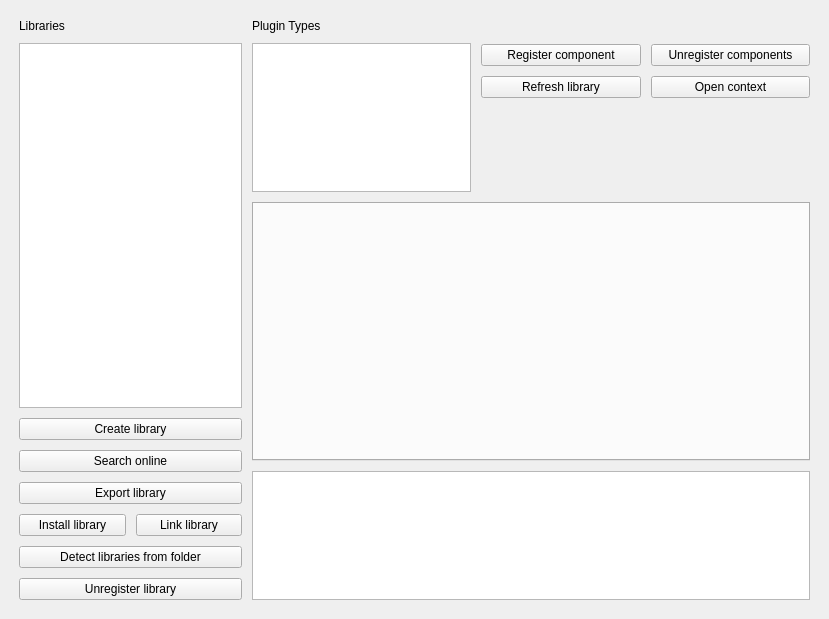
<?xml version="1.0" encoding="UTF-8"?>
<ui version="4.0">
 <class>MainWindow</class>
 <widget class="QMainWindow" name="MainWindow">
  <property name="geometry">
   <rect>
    <x>0</x>
    <y>0</y>
    <width>829</width>
    <height>619</height>
   </rect>
  </property>
  <property name="windowTitle">
   <string>MainWindow</string>
  </property>
  <widget class="QWidget" name="centralwidget">
   <layout class="QHBoxLayout" name="horizontalLayout_2">
    <item>
     <layout class="QHBoxLayout" name="horizontalLayout" stretch="4,10">
      <property name="spacing">
       <number>10</number>
      </property>
      <property name="leftMargin">
       <number>10</number>
      </property>
      <property name="topMargin">
       <number>10</number>
      </property>
      <property name="rightMargin">
       <number>10</number>
      </property>
      <property name="bottomMargin">
       <number>10</number>
      </property>
      <item>
       <layout class="QVBoxLayout" name="verticalLayout">
        <item>
         <widget class="QLabel" name="label">
          <property name="text">
           <string>Libraries</string>
          </property>
         </widget>
        </item>
        <item>
         <widget class="QListWidget" name="libraryListWidget">
          <property name="cursor" stdset="0">
           <cursorShape>ArrowCursor</cursorShape>
          </property>
          <property name="focusPolicy">
           <enum>Qt::NoFocus</enum>
          </property>
         </widget>
        </item>
        <item>
         <layout class="QHBoxLayout" name="horizontalLayout_4">
          <property name="topMargin">
           <number>0</number>
          </property>
          <item>
           <layout class="QVBoxLayout" name="verticalLayout_4">
            <property name="rightMargin">
             <number>0</number>
            </property>
            <item>
             <widget class="QPushButton" name="createLibraryBtn">
              <property name="cursor">
               <cursorShape>PointingHandCursor</cursorShape>
              </property>
              <property name="text">
               <string>Create library</string>
              </property>
             </widget>
            </item>
            <item>
             <widget class="QPushButton" name="searchOnlineBtn">
              <property name="cursor">
               <cursorShape>PointingHandCursor</cursorShape>
              </property>
              <property name="text">
               <string>Search online</string>
              </property>
             </widget>
            </item>
            <item>
             <widget class="QPushButton" name="exportLibraryBtn">
              <property name="cursor">
               <cursorShape>PointingHandCursor</cursorShape>
              </property>
              <property name="text">
               <string>Export library</string>
              </property>
             </widget>
            </item>
            <item>
             <layout class="QHBoxLayout" name="horizontalLayout_3">
              <property name="topMargin">
               <number>0</number>
              </property>
              <item>
               <widget class="QPushButton" name="installLibraryBtn">
                <property name="cursor">
                 <cursorShape>PointingHandCursor</cursorShape>
                </property>
                <property name="text">
                 <string>Install library</string>
                </property>
               </widget>
              </item>
              <item>
               <widget class="QPushButton" name="linkLibraryBtn">
                <property name="cursor">
                 <cursorShape>PointingHandCursor</cursorShape>
                </property>
                <property name="text">
                 <string>Link library</string>
                </property>
               </widget>
              </item>
             </layout>
            </item>
            <item>
             <widget class="QPushButton" name="detectLibrariesFromFolderBtn">
              <property name="text">
               <string>Detect libraries from folder</string>
              </property>
             </widget>
            </item>
            <item>
             <widget class="QPushButton" name="unregisterLibraryBtn">
              <property name="cursor">
               <cursorShape>PointingHandCursor</cursorShape>
              </property>
              <property name="text">
               <string>Unregister library</string>
              </property>
             </widget>
            </item>
           </layout>
          </item>
         </layout>
        </item>
       </layout>
      </item>
      <item>
       <layout class="QVBoxLayout" name="verticalLayout_3" stretch="4,6,3">
        <property name="rightMargin">
         <number>0</number>
        </property>
        <item>
         <layout class="QHBoxLayout" name="horizontalLayout_5" stretch="10,15">
          <property name="leftMargin">
           <number>0</number>
          </property>
          <property name="topMargin">
           <number>0</number>
          </property>
          <item>
           <layout class="QVBoxLayout" name="verticalLayout_2">
            <item>
             <widget class="QLabel" name="label_2">
              <property name="text">
               <string>Plugin Types</string>
              </property>
             </widget>
            </item>
            <item>
             <widget class="QListWidget" name="pluginTypesList"/>
            </item>
           </layout>
          </item>
          <item>
           <layout class="QGridLayout" name="gridLayout">
            <property name="leftMargin">
             <number>0</number>
            </property>
            <property name="topMargin">
             <number>25</number>
            </property>
            <item row="2" column="1">
             <widget class="QPushButton" name="openContextBtn">
              <property name="cursor">
               <cursorShape>PointingHandCursor</cursorShape>
              </property>
              <property name="text">
               <string>Open context</string>
              </property>
             </widget>
            </item>
            <item row="1" column="1">
             <widget class="QPushButton" name="unregisterComponentBtn">
              <property name="cursor">
               <cursorShape>PointingHandCursor</cursorShape>
              </property>
              <property name="text">
               <string>Unregister components</string>
              </property>
             </widget>
            </item>
            <item row="2" column="0">
             <widget class="QPushButton" name="refreshLibraryBtn">
              <property name="cursor">
               <cursorShape>PointingHandCursor</cursorShape>
              </property>
              <property name="text">
               <string>Refresh library</string>
              </property>
             </widget>
            </item>
            <item row="1" column="0">
             <widget class="QPushButton" name="registerComponentBtn">
              <property name="cursor">
               <cursorShape>PointingHandCursor</cursorShape>
              </property>
              <property name="text">
               <string>Register component</string>
              </property>
             </widget>
            </item>
            <item row="3" column="0">
             <spacer name="verticalSpacer">
              <property name="orientation">
               <enum>Qt::Vertical</enum>
              </property>
              <property name="sizeHint" stdset="0">
               <size>
                <width>20</width>
                <height>40</height>
               </size>
              </property>
             </spacer>
            </item>
           </layout>
          </item>
         </layout>
        </item>
        <item>
         <widget class="QTabWidget" name="tabWidget">
          <property name="currentIndex">
           <number>-1</number>
          </property>
         </widget>
        </item>
        <item>
         <widget class="QTextEdit" name="logTxt">
          <property name="focusPolicy">
           <enum>Qt::NoFocus</enum>
          </property>
          <property name="readOnly">
           <bool>true</bool>
          </property>
         </widget>
        </item>
       </layout>
      </item>
     </layout>
    </item>
   </layout>
  </widget>
 </widget>
 <resources/>
 <connections/>
</ui>
